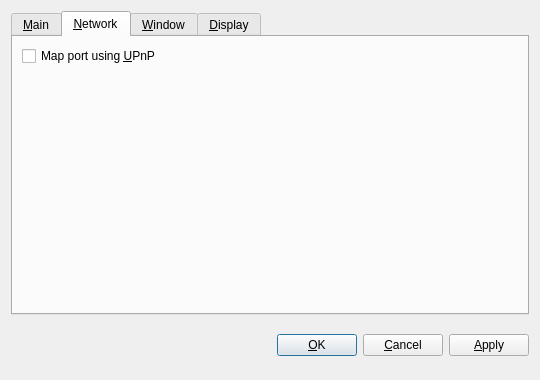
<?xml version="1.0" encoding="UTF-8"?>
<ui version="4.0">
 <class>OptionsDialog</class>
 <widget class="QDialog" name="OptionsDialog">
  <property name="geometry">
   <rect>
    <x>0</x>
    <y>0</y>
    <width>540</width>
    <height>380</height>
   </rect>
  </property>
  <property name="windowTitle">
   <string>Options</string>
  </property>
  <property name="styleSheet">
   <string notr="true"/>
  </property>
  <property name="modal">
   <bool>true</bool>
  </property>
  <layout class="QVBoxLayout" name="verticalLayout">
   <item>
    <widget class="QTabWidget" name="tabWidget">
     <property name="tabPosition">
      <enum>QTabWidget::North</enum>
     </property>
     <property name="currentIndex">
      <number>1</number>
     </property>
     <widget class="QWidget" name="tabMain">
      <attribute name="title">
       <string>&amp;Main</string>
      </attribute>
      <layout class="QGridLayout" name="gridLayout">
       <item row="0" column="0" colspan="2">
        <widget class="QLabel" name="transactionFeeInfoLabel">
         <property name="text">
          <string>Optional transaction fee per kB that helps make sure your transactions are processed quickly. Most transactions are 1 kB. Fee 0.01 recommended.</string>
         </property>
         <property name="textFormat">
          <enum>Qt::PlainText</enum>
         </property>
         <property name="wordWrap">
          <bool>true</bool>
         </property>
        </widget>
       </item>
       <item row="1" column="0">
        <layout class="QHBoxLayout" name="horizontalLayoutFee">
         <item>
          <widget class="QLabel" name="transactionFeeLabel">
           <property name="text">
            <string>Pay transaction &amp;fee</string>
           </property>
           <property name="textFormat">
            <enum>Qt::PlainText</enum>
           </property>
           <property name="buddy">
            <cstring>transactionFee</cstring>
           </property>
          </widget>
         </item>
         <item>
          <widget class="DigitalNoteAmountField" name="transactionFee"/>
         </item>
         <item>
          <spacer name="horizontalSpacerFee">
           <property name="orientation">
            <enum>Qt::Horizontal</enum>
           </property>
           <property name="sizeHint" stdset="0">
            <size>
             <width>40</width>
             <height>20</height>
            </size>
           </property>
          </spacer>
         </item>
        </layout>
       </item>
       <item row="2" column="0" colspan="2">
        <widget class="QLabel" name="reserveBalanceInfoLabel">
         <property name="text">
          <string>Reserved amount does not participate in staking and is therefore spendable at any time.</string>
         </property>
         <property name="textFormat">
          <enum>Qt::PlainText</enum>
         </property>
         <property name="wordWrap">
          <bool>true</bool>
         </property>
        </widget>
       </item>
       <item row="3" column="0">
        <layout class="QHBoxLayout" name="horizontalLayoutReserveBalance">
         <item>
          <widget class="QLabel" name="reserveBalanceLabel">
           <property name="text">
            <string>Reserve</string>
           </property>
           <property name="textFormat">
            <enum>Qt::PlainText</enum>
           </property>
           <property name="buddy">
            <cstring>reserveBalance</cstring>
           </property>
          </widget>
         </item>
         <item>
          <widget class="DigitalNoteAmountField" name="reserveBalance"/>
         </item>
         <item>
          <spacer name="horizontalSpacerReserveBalance">
           <property name="orientation">
            <enum>Qt::Horizontal</enum>
           </property>
           <property name="sizeHint" stdset="0">
            <size>
             <width>40</width>
             <height>20</height>
            </size>
           </property>
          </spacer>
         </item>
        </layout>
       </item>
       <item row="4" column="0">
        <widget class="QCheckBox" name="bitcoinAtStartup">
         <property name="toolTip">
          <string>Automatically start DigitalNote after logging in to the system.</string>
         </property>
         <property name="text">
          <string>&amp;Start DigitalNote on system login</string>
         </property>
        </widget>
       </item>
       <item row="5" column="0">
        <spacer name="verticalSpacer_Main">
         <property name="orientation">
          <enum>Qt::Vertical</enum>
         </property>
         <property name="sizeHint" stdset="0">
          <size>
           <width>20</width>
           <height>40</height>
          </size>
         </property>
        </spacer>
       </item>
      </layout>
     </widget>
     <widget class="QWidget" name="tabNetwork">
      <attribute name="title">
       <string>&amp;Network</string>
      </attribute>
      <layout class="QVBoxLayout" name="verticalLayout_Network">
       <item>
        <widget class="QCheckBox" name="mapPortUpnp">
         <property name="toolTip">
          <string>Automatically open the DigitalNote client port on the router. This only works when your router supports UPnP and it is enabled.</string>
         </property>
         <property name="text">
          <string>Map port using &amp;UPnP</string>
         </property>
        </widget>
       </item>
       <item>
        <spacer name="verticalSpacer_Network">
         <property name="orientation">
          <enum>Qt::Vertical</enum>
         </property>
         <property name="sizeHint" stdset="0">
          <size>
           <width>20</width>
           <height>40</height>
          </size>
         </property>
        </spacer>
       </item>
      </layout>
     </widget>
     <widget class="QWidget" name="tabWindow">
      <attribute name="title">
       <string>&amp;Window</string>
      </attribute>
      <layout class="QVBoxLayout" name="verticalLayout_Window">
       <item>
        <widget class="QCheckBox" name="minimizeToTray">
         <property name="toolTip">
          <string>Show only a tray icon after minimizing the window.</string>
         </property>
         <property name="text">
          <string>&amp;Minimize to the tray instead of the taskbar</string>
         </property>
        </widget>
       </item>
       <item>
        <widget class="QCheckBox" name="minimizeOnClose">
         <property name="toolTip">
          <string>Minimize instead of exit the application when the window is closed. When this option is enabled, the application will be closed only after selecting Quit in the menu.</string>
         </property>
         <property name="text">
          <string>M&amp;inimize on close</string>
         </property>
        </widget>
       </item>
       <item>
        <spacer name="verticalSpacer_Window">
         <property name="orientation">
          <enum>Qt::Vertical</enum>
         </property>
         <property name="sizeHint" stdset="0">
          <size>
           <width>20</width>
           <height>40</height>
          </size>
         </property>
        </spacer>
       </item>
      </layout>
     </widget>
     <widget class="QWidget" name="tabDisplay">
      <attribute name="title">
       <string>&amp;Display</string>
      </attribute>
      <layout class="QVBoxLayout" name="verticalLayout_Display">
       <item>
        <layout class="QHBoxLayout" name="horizontalLayout_1_Display">
         <item>
          <widget class="QLabel" name="langLabel">
           <property name="text">
            <string>User Interface &amp;language:</string>
           </property>
           <property name="textFormat">
            <enum>Qt::PlainText</enum>
           </property>
           <property name="buddy">
            <cstring>lang</cstring>
           </property>
          </widget>
         </item>
         <item>
          <widget class="QValueComboBox" name="lang">
           <property name="toolTip">
            <string>The user interface language can be set here. This setting will take effect after restarting DigitalNote.</string>
           </property>
          </widget>
         </item>
        </layout>
       </item>
       <item>
        <layout class="QHBoxLayout" name="horizontalLayout_2_Display">
         <item>
          <widget class="QLabel" name="unitLabel">
           <property name="text">
            <string>&amp;Unit to show amounts in:</string>
           </property>
           <property name="textFormat">
            <enum>Qt::PlainText</enum>
           </property>
           <property name="buddy">
            <cstring>unit</cstring>
           </property>
          </widget>
         </item>
         <item>
          <widget class="QValueComboBox" name="unit">
           <property name="toolTip">
            <string>Choose the default subdivision unit to show in the interface and when sending coins.</string>
           </property>
          </widget>
         </item>
        </layout>
       </item>
       <item>
        <widget class="QCheckBox" name="coinControlFeatures">
         <property name="toolTip">
          <string>Whether to show coin control features or not.</string>
         </property>
         <property name="text">
          <string>Display coin &amp;control features (experts only!)</string>
         </property>
        </widget>
       </item>
       <item>
        <widget class="QCheckBox" name="useDarkTheme">
         <property name="text">
          <string>Use Dark Visual theme (requires restart)</string>
         </property>
        </widget>
       </item>
       <item>
        <spacer name="verticalSpacer_Display">
         <property name="orientation">
          <enum>Qt::Vertical</enum>
         </property>
         <property name="sizeHint" stdset="0">
          <size>
           <width>20</width>
           <height>40</height>
          </size>
         </property>
        </spacer>
       </item>
      </layout>
     </widget>
    </widget>
   </item>
   <item>
    <layout class="QHBoxLayout" name="horizontalLayout_Buttons">
     <item>
      <spacer name="horizontalSpacer_1">
       <property name="orientation">
        <enum>Qt::Horizontal</enum>
       </property>
       <property name="sizeHint" stdset="0">
        <size>
         <width>40</width>
         <height>48</height>
        </size>
       </property>
      </spacer>
     </item>
     <item>
      <widget class="QLabel" name="statusLabel">
       <property name="font">
        <font>
         <weight>75</weight>
         <bold>true</bold>
        </font>
       </property>
       <property name="text">
        <string/>
       </property>
       <property name="textFormat">
        <enum>Qt::PlainText</enum>
       </property>
       <property name="wordWrap">
        <bool>true</bool>
       </property>
      </widget>
     </item>
     <item>
      <spacer name="horizontalSpacer_2">
       <property name="orientation">
        <enum>Qt::Horizontal</enum>
       </property>
       <property name="sizeHint" stdset="0">
        <size>
         <width>40</width>
         <height>48</height>
        </size>
       </property>
      </spacer>
     </item>
     <item>
      <widget class="QPushButton" name="okButton">
       <property name="text">
        <string>&amp;OK</string>
       </property>
      </widget>
     </item>
     <item>
      <widget class="QPushButton" name="cancelButton">
       <property name="text">
        <string>&amp;Cancel</string>
       </property>
       <property name="autoDefault">
        <bool>false</bool>
       </property>
      </widget>
     </item>
     <item>
      <widget class="QPushButton" name="applyButton">
       <property name="text">
        <string>&amp;Apply</string>
       </property>
       <property name="autoDefault">
        <bool>false</bool>
       </property>
      </widget>
     </item>
    </layout>
   </item>
  </layout>
 </widget>
 <customwidgets>
  <customwidget>
   <class>DigitalNoteAmountField</class>
   <extends>QSpinBox</extends>
   <header>qt/bitcoinamountfield.h</header>
   <container>1</container>
  </customwidget>
  <customwidget>
   <class>QValueComboBox</class>
   <extends>QComboBox</extends>
   <header>qt/qvaluecombobox.h</header>
  </customwidget>
 </customwidgets>
 <resources/>
 <connections/>
</ui>
